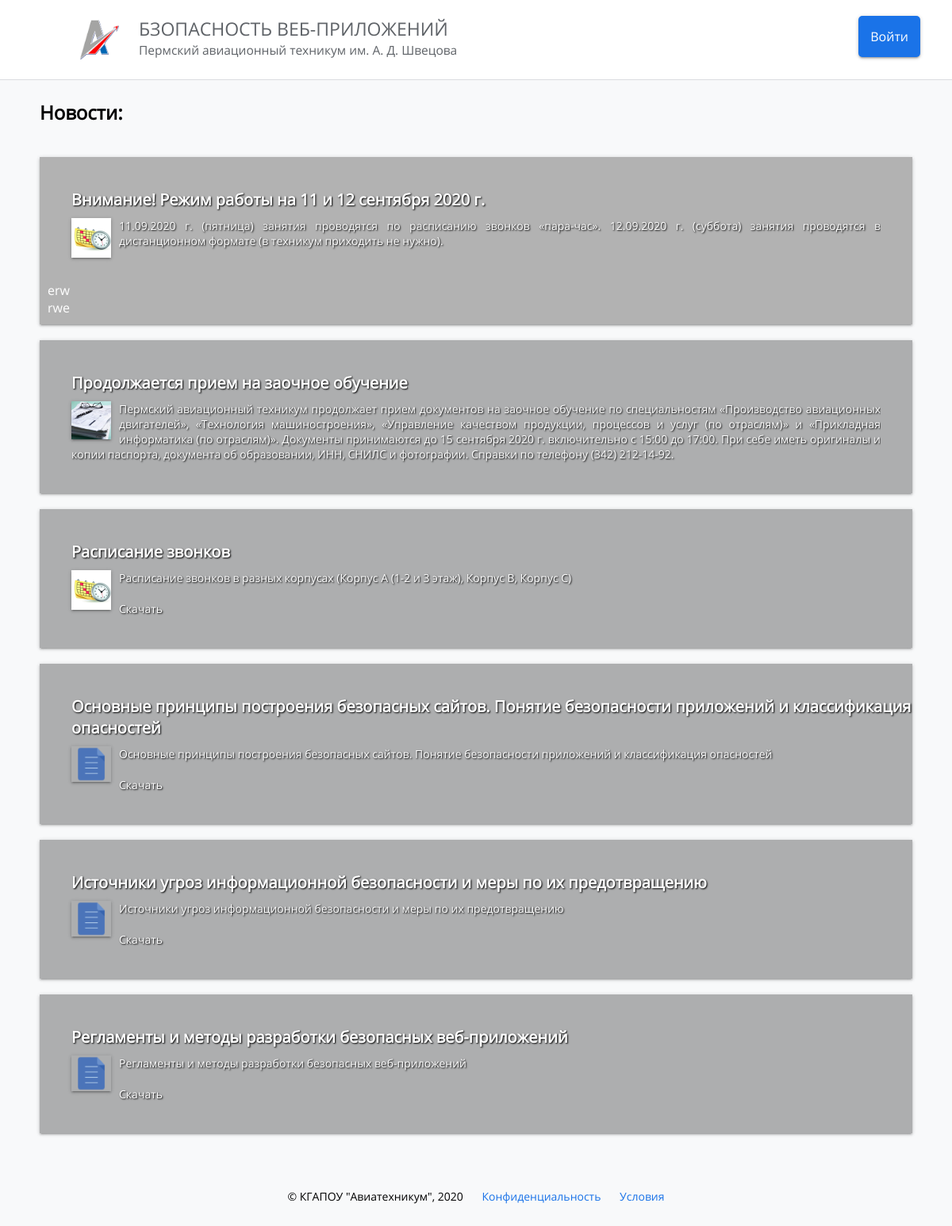
The page / on the database its author committed.
### tables this page shows
CREATE TABLE `news` (
  `id` int NOT NULL,
  `title` varchar(255) NOT NULL,
  `text` varchar(1000) NOT NULL,
  `img` varchar(255) NOT NULL
);

CREATE TABLE `comments` (
  `Id` int NOT NULL COMMENT 'Код',
  `IdUser` int NOT NULL COMMENT 'Код пользователя',
  `IdPost` int NOT NULL COMMENT 'Код поста',
  `Messages` varchar(1000) NOT NULL COMMENT 'Сообщение'
);

### index.php (the view, shortened to what this page needs)
<?php
	include("./settings/connect_datebase.php");
?>
<!DOCTYPE HTML>
<html>
	<head>
		<link rel="stylesheet" href="style.css">
	</head>
	<body>
		<div class="top-menu">
			<a class="button" href = "./login.php">Войти</a>
			<a href=#><img src = "img/logo1.png"/></a>
			<div class="name">
				<a href="index.php">
					<div class="subname">БЗОПАСНОСТЬ  ВЕБ-ПРИЛОЖЕНИЙ</div>
					Пермский авиационный техникум им. А. Д. Швецова
				</a>
			</div>
		</div>
		<div class="space"> </div>
		<div class="main">
			<div class="content">
				<div class="name">Новости:</div>
				<div>
					<?php
						$query_news = $mysqli->query("SELECT * FROM `news`;");
						while($read_news = $query_news->fetch_assoc()) {
							$QueryMessages = $mysqli->query("SELECT * FROM `comments` WHERE `IdPost` = {$read_news["id"]}");
							echo '
								<div class="specialty">
									<div class = "slider">
										<div class = "inner">
											<div class="name">'.$read_news["title"].'</div>
											<div class="description" style="overflow: auto;">
												<img src = "'.$read_news["img"].'" style="width: 50px; box-shadow: 0 2px 2px 0 rgba(0,0,0,.14), 0 3px 1px -2px rgba(0,0,0,.12), 0 1px 5px 0 rgba(0,0,0,.2); float: left; margin-right: 10px;">
												'.$read_news["text"].'
											</div>
											<div class="messages">
												';
												while($ReadMessages = $QueryMessages->fetch_assoc()) {
													echo "<div>".$ReadMessages["Messages"]."</div>";
												}
											echo '</div>';
										echo
										'</div>
									</div>
								</div>
							';
						}
					?>
					<div class="footer">
						© КГАПОУ "Авиатехникум", 2020
						<a href=#>Конфиденциальность</a>
						<a href=#>Условия</a>
					</div>
				</div>
			</div>
		</div>
	</body>
</html>

### style.css (style rules this page uses)
html, body { padding: 0px; margin: 0px; background-color: #F8F9FA; font-family: pat_fonts; }
.main { width: 100%; }
.space { height: 125px; width: 100%; }
.top-menu { width: 100%; height: 100px; background-color: #FFFFFF; border-bottom: 1px solid #DADCE0; position: fixed; }
.top-menu img { width: 50px; height: 50px; margin-left: 100px; margin-top: 25px; float: left; margin-right: 25px; }
.top-menu .name { padding-top: 20px; }
.top-menu .name a { font-size: 15.5px; color: #5F6368; text-decoration: none; }
.top-menu .name a .subname { font-size: 23px; color: #5F6368; text-decoration: none; }
.main .content { margin-left: 50px; margin-right: 50px; width: auto; }
.main .content .name { font-size: 24px; font-weight:bold; padding-bottom: 40px; }
.main .content .specialty { min-height: 150px; margin-bottom: 20px; width: inherit; box-shadow: 0 2px 2px 0 rgba(0,0,0,.14), 0 3px 1px -2px rgba(0,0,0,.12), 0 1px 5px 0 rgba(0,0,0,.2); background-size: cover; background-repeat: no-repeat; color: #FFFFFF; background-position: 0px 50%; }
.main .content .specialty .slider { background-size: cover; background-repeat: no-repeat; background-position: 0px 50%; min-height: 150px; }
.main .content .specialty:first-child { //background-image: URL("img/specialty_1(1).png"); background-color: #fff; }
.main .content .specialty:first-child .slider { //background-image: URL("img/specialty_1(2).png"); background-color: #fff; }
.main .content .footer { padding-top: 50px; height: 50px; font-size: 14px; text-align: center; }
.main .content .footer a { text-decoration: none; color: #1A73E8; }
.main .content .footer a:nth-child(1) { margin: 0px 20px; }
.main .content .specialty .inner { min-height:150px; background: rgb(0,0,0, .3); transition: 1s; }
.main .content .specialty .name { padding-left: 40px; padding-top: 40px; font-weight: 0; font-size: 20px; padding-bottom: 0px; text-shadow: 1px 1px 2px black; }
.main .content .specialty .description { padding-left: 40px; padding-top: 10px; font-weight: 0; font-size: 14px; margin-right: 40px; text-align: justify; padding-bottom: 20px; text-shadow: 1px 1px 2px black; }
.main .content .specialty .description a { margin-top: 10px; color: #FFFFFF; display: block; text-decoration: none; padding-top: 10px; //float: right; text-shadow: 1px 1px 2px black; }
.button { background-color: #1A73E8; color: #FFFFFF; text-decoration: none; padding: 15px; border-radius: 5px; box-shadow: 0 2px 2px 0 rgba(0,0,0,.14), 0 3px 1px -2px rgba(0,0,0,.12), 0 1px 5px 0 rgba(0,0,0,.2); float: right; margin-right: 40px; margin-top: 20px; transition: 1s; cursor: pointer; }
.messages { padding: 10px; }

### rows shown on the page
news: title "Внимание! Режим работы на 11 и 12 сентября 2020 г.", text "11.09.2020 г. (пятница) занятия проводятся по расписанию звонков «пара-час». 12.09.2020 г. (суббота) занятия проводятся в дистанционном формате (в техникум приходить не нужно)."
comments: Messages "erw"
comments: Messages "rwe"
news: title "Продолжается прием на заочное обучение", shows a picture, text "Пермский авиационный техникум продолжает прием документов на заочное обучение по специальностям «Производство авиационных двигателей», «Технология машиностроения», «Управление качеством продукции, процессов и услуг (по отраслям)» и «Прикладная информатика (по отраслям)». Документы принимаются до 15 сентября 2020 г. включительно с 15:00 до 17:00. При себе иметь оригиналы и копии паспорта, документа об образовании, ИНН, СНИЛС и фотографии. Справки по телефону (342) 212-14-92."
news: title "Расписание звонков", img (picture), text "Расписание звонков в разных корпусах (Корпус А (1-2 и 3 этаж), Корпус В, Корпус С) Скачать"
news: title "Основные принципы построения безопасных сайтов. Понятие безопасности приложений и классификация опасностей", img (picture), text "Основные принципы построения безопасных сайтов. Понятие безопасности приложений и классификация опасностей Скачать"
news: title "Источники угроз информационной безопасности и меры по их предотвращению", img (picture), text "Источники угроз информационной безопасности и меры по их предотвращению Скачать"
news: title "Регламенты и методы разработки безопасных веб-приложений", img (picture), text "Регламенты и методы разработки безопасных веб-приложений Скачать"
